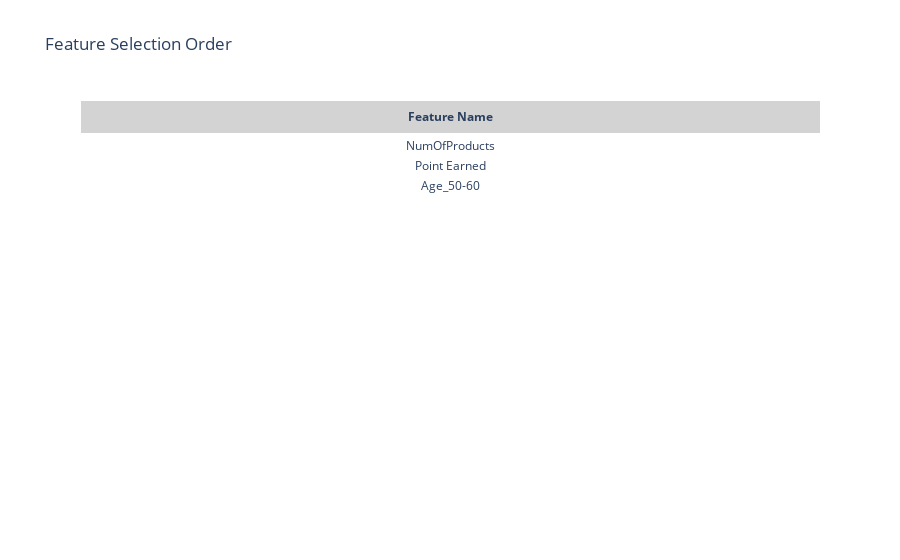

The code cell stored with this chart in its notebook:
### Code cell
table = go.Figure(data=[go.Table(
    header=dict(values=["<b>Feature Name</b>"],
                fill_color='lightgrey',
                align='center'),
    cells=dict(values=[features],
               fill_color='white',
               align='center')
)])


table.update_layout(title="Feature Selection Order")
table.show()

### Figure 1 — Plotly figure (JSON) as saved in the notebook; plotly's stock layout.template omitted (floating-point values rounded to 4 significant figures)
{"data": [{"cells": {"align": "center", "fill": {"color": "white"}, "values": [["NumOfProducts", "Point Earned", "Age_50-60"]]}, "header": {"align": "center", "fill": {"color": "lightgrey"}, "values": ["<b>Feature Name</b>"]}, "type": "table"}], "layout": {"title": {"text": "Feature Selection Order"}}}
